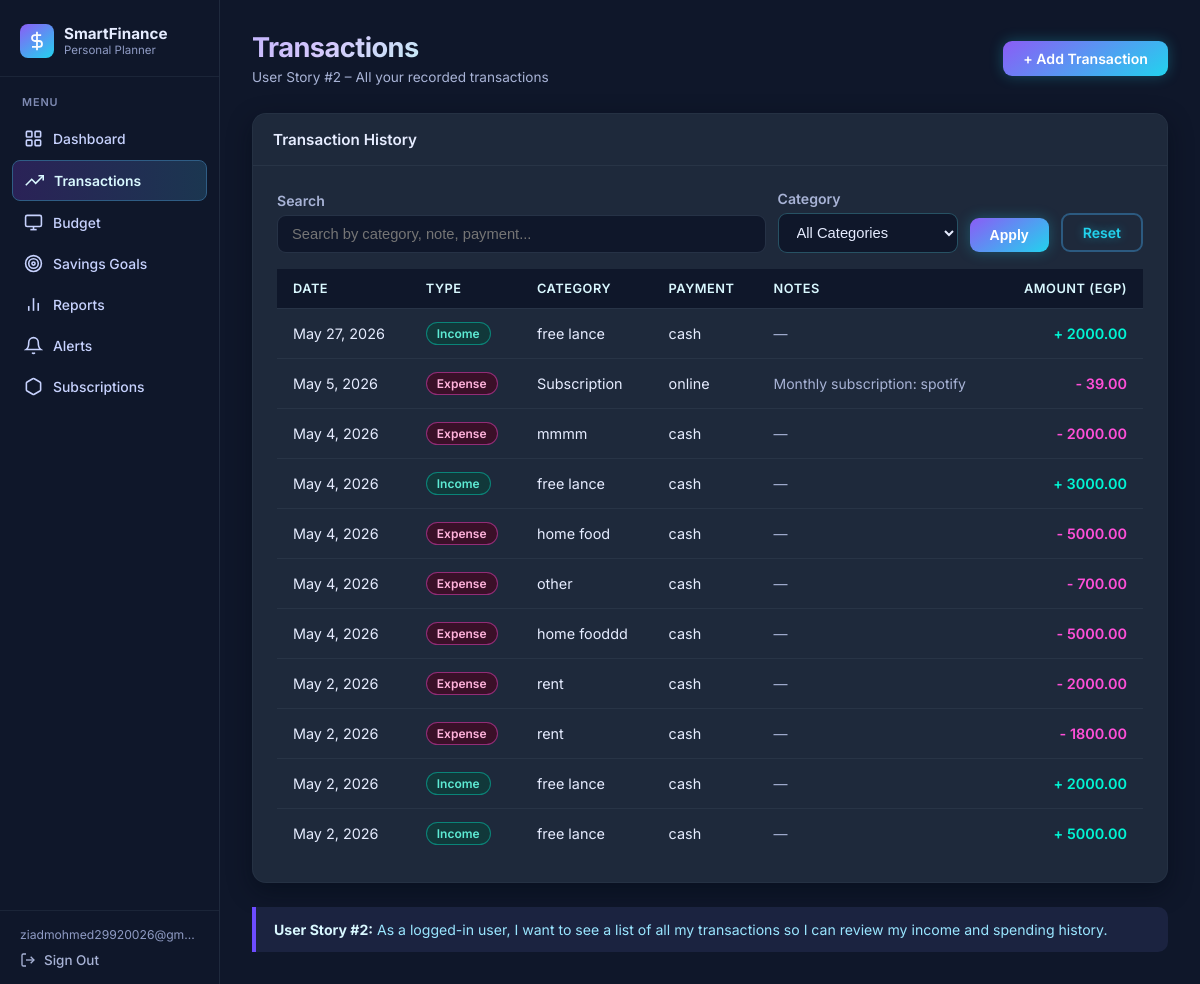
Page /transactions/ (signed in) on the earlier database version.
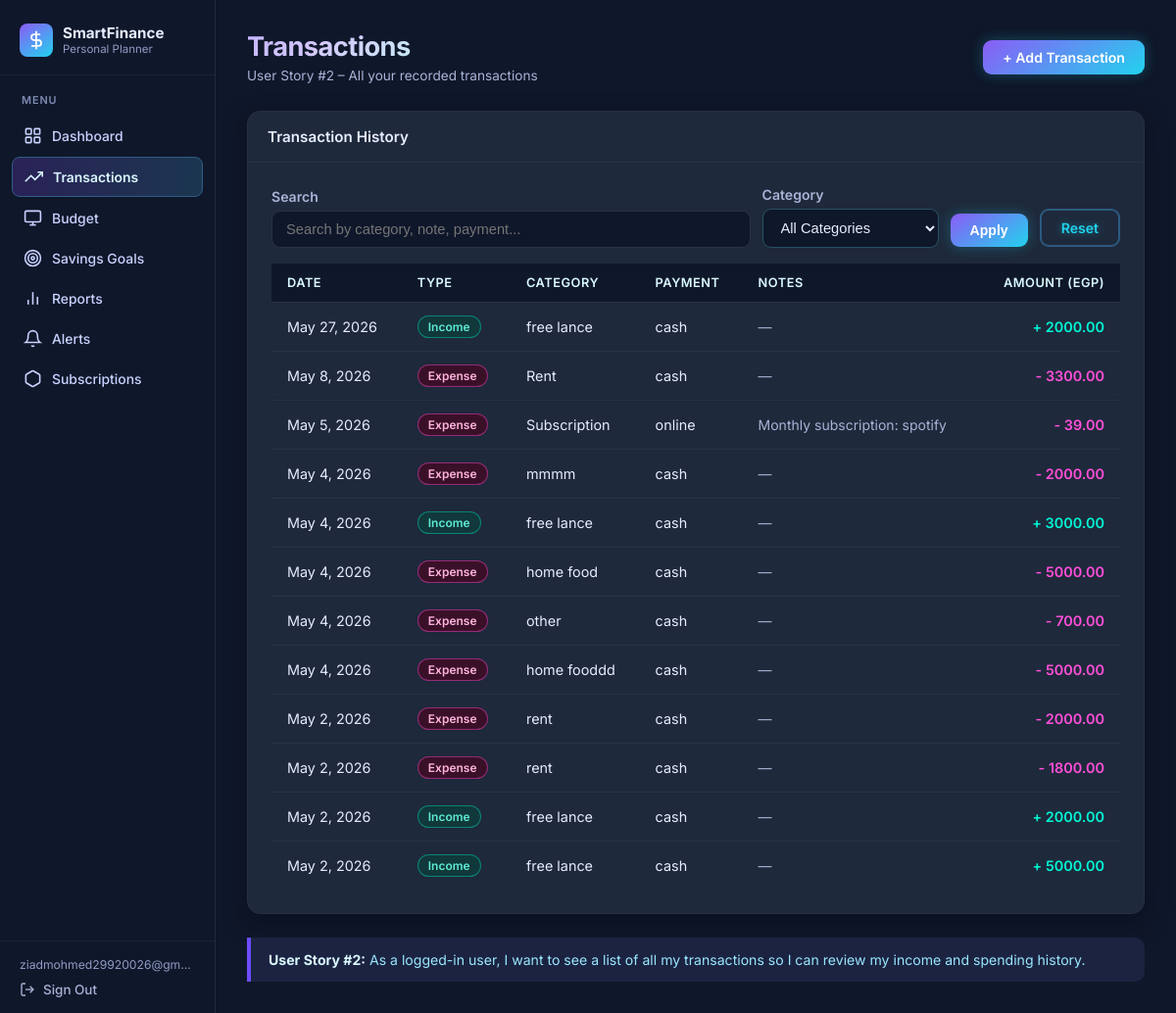
Same page on the later database version.
### budget/models.py (models this page shows, shortened)
class Transaction(models.Model):
    TYPE_CHOICES = [
        ('expense', 'Expense'),
        ('income',  'Income'),
    ]
    PAYMENT_CHOICES = [
        ('cash',   'Cash'),
        ('card',   'Card'),
        ('online', 'Online'),
    ]
    user             = models.ForeignKey(User, on_delete=models.CASCADE)
    transaction_type = models.CharField(max_length=10, choices=TYPE_CHOICES)
    amount           = models.DecimalField(max_digits=10, decimal_places=2)
    category         = models.CharField(max_length=100)
    date             = models.DateField()
    payment_method   = models.CharField(max_length=10, choices=PAYMENT_CHOICES, default='cash')
    notes            = models.TextField(blank=True)
    created_at       = models.DateTimeField(auto_now_add=True)
    class Meta:
        ordering = ['-date']

### budget/views.py (the view, shortened to what this page needs)
# urls.py: path('transactions/',     views.transaction_list_view, name='transaction_list'),
@login_required
def transaction_list_view(request):
    transactions = Transaction.objects.filter(user=request.user)
    query = request.GET.get('q', '').strip()
    category = request.GET.get('category', '').strip()
    if category:
        transactions = transactions.filter(category=category)
    categories = (
        Transaction.objects.filter(user=request.user)
        .values_list('category', flat=True)
        .distinct()
        .order_by('category')
    )
    return render(request, 'budget/transaction_list.html', {
        'transactions': transactions,
        'categories': categories,
        'query': query,
        'selected_category': category,
    })

### budget/templates/budget/transaction_list.html (shortened to what this page needs)
{% extends 'budget/base.html' %}
{% block content %}
<div class="page-header">
    <div>
        <h2>Transactions</h2>
        <p>User Story #2 – All your recorded transactions</p>
    </div>
    <a href="{% url 'add_transaction' %}" class="btn btn-primary">+ Add Transaction</a>
</div>
<div class="card">
    <div class="card-header">Transaction History</div>
    <div class="card-body">
        <form method="GET" action="{% url 'transaction_list' %}" style="display:flex; gap:12px; align-items:flex-end; flex-wrap:wrap; margin-bottom:16px;">
            <div class="form-group" style="margin-bottom:0; flex:1; min-width:220px;">
                <label for="q">Search</label>
                <input
                    type="text"
                    id="q"
                    name="q"
                    class="form-control"
                    value="{{ query }}"
                    placeholder="Search by category, note, payment..."
                >
            </div>
            <div class="form-group" style="margin-bottom:0; min-width:180px;">
                <label for="category">Category</label>
                <select id="category" name="category" class="form-control">
                    <option value="">All Categories</option>
                </select>
            </div>
            <button type="submit" class="btn btn-primary" style="margin-bottom:1px;">Apply</button>
            <a href="{% url 'transaction_list' %}" class="btn btn-outline" style="margin-bottom:1px;">Reset</a>
        </form>
        {% if transactions %}
        <table class="data-table">
            <thead>
                <tr>
                    <th>Date</th>
                    <th>Type</th>
                    <th>Category</th>
                    <th>Payment</th>
                    <th>Notes</th>
                    <th style="text-align:right;">Amount (EGP)</th>
                </tr>
            </thead>
            <tbody>
                {% for t in transactions %}
                <tr>
                    <td>{{ t.date }}</td>
                    <td>
                        {% if t.transaction_type == 'expense' %}
                            <span class="badge badge-red">Expense</span>
                        {% else %}
                            <span class="badge badge-green">Income</span>
                        {% endif %}
                    </td>
                    <td>{{ t.category }}</td>
                    <td>{{ t.payment_method }}</td>
                    <td style="color:#a8b3d6; font-size:0.875rem;">{{ t.notes|default:"—" }}</td>
                    <td style="text-align:right; font-weight:600;">
                        {% if t.transaction_type == 'expense' %}
                            <span style="color:#ff4fd8;">- {{ t.amount|floatformat:2 }}</span>
                        {% else %}
                            <span style="color:#00f5d4;">+ {{ t.amount|floatformat:2 }}</span>
                        {% endif %}
                    </td>
                </tr>
                {% endfor %}
            </tbody>
        </table>
        {% endif %}
    </div>
</div>
<div class="info-box">
    <strong>User Story #2:</strong> As a logged-in user, I want to see a list of all
    my transactions so I can review my income and spending history.
</div>
{% endblock %}

Differences in the rows shown:
added Transaction: date "May 8, 2026", transaction_type "Expense", category "Rent", payment_method "cash", notes "—", amount "3300.00"
